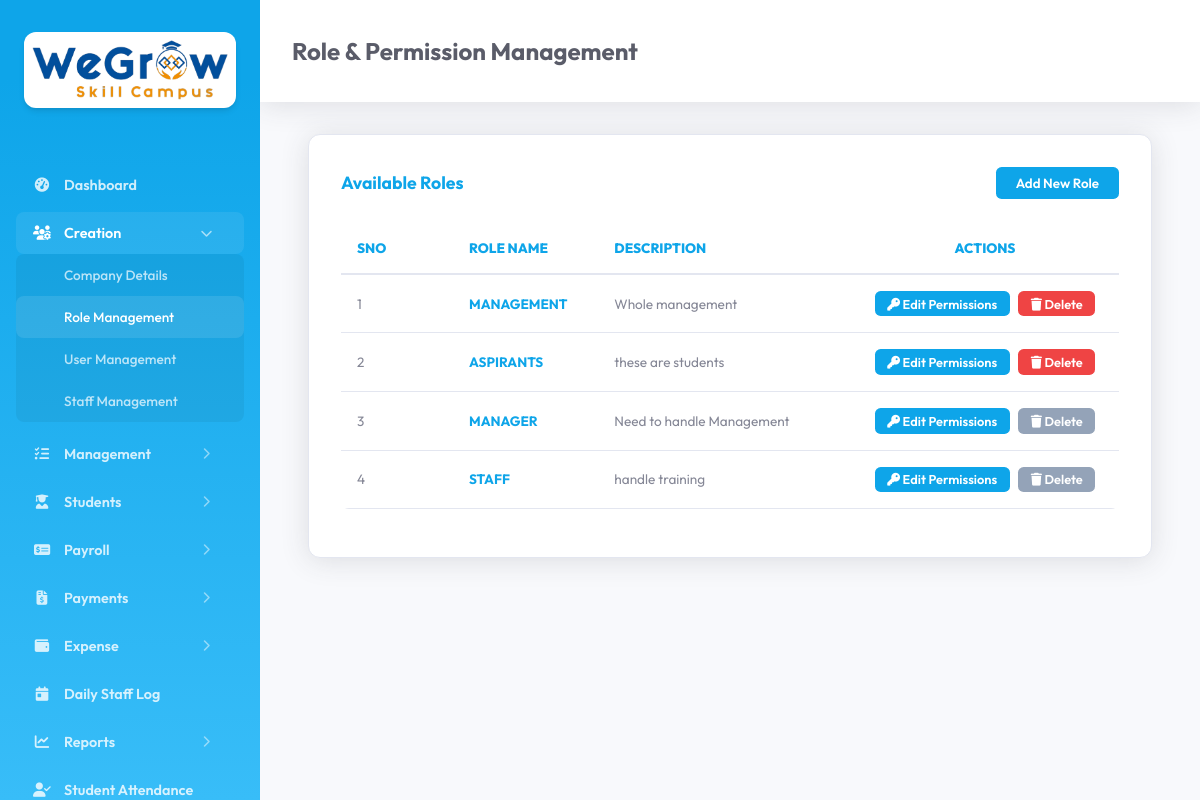
The app's page /role.php (signed in) with its own data.
### tables this page shows
CREATE TABLE `tc_roles` (
  `id` int(11) NOT NULL AUTO_INCREMENT,
  `created_date_time` datetime DEFAULT NULL,
  `updated_date_time` datetime DEFAULT NULL,
  `company_id` mediumtext DEFAULT NULL,
  `role_id` mediumtext DEFAULT NULL,
  `role_name` mediumtext DEFAULT NULL,
  `description` mediumtext DEFAULT NULL,
  `deleted` int(11) NOT NULL DEFAULT 0,
  PRIMARY KEY (`id`)
);

### main/basic_functions.php (called while the page is built, shortened)
<?php
    include_once("config.php");
    class Basic_Functions extends Database {
        public $con;
        public function getCompanyId() {
            return $_SESSION['company_id'] ?? null;
        }
        public function getTableRecords($table, $field = '', $value = '', $orderby = 'id DESC') {
            $con = $this->con;
            $sql = "SELECT * FROM $table WHERE deleted = :deleted";
            $params = [":deleted" => 0];
            $company_id = $this->getCompanyId();
            if ($table === $GLOBALS['role_table']) {
                $sql .= " AND LOWER(role_name) != 'admin'";
            }
            $sql .= " ORDER BY $orderby";
            $stmt = $con->prepare($sql);
            $stmt->execute($params);
            return $stmt->fetchAll();
        }
        public function isRecordLinked($relations) {
            foreach ($relations as $rel) {
                $table = $rel['table'];
                $column = $rel['column'];
                $value = $rel['value'];
                $label = $rel['label'] ?? $table;
                $sql = "SELECT COUNT(*) FROM {$table} WHERE {$column} = :val AND deleted = 0";
                $params = [':val' => $value];
                $stmt = $this->con->prepare($sql);
                $stmt->execute($params);
                $count = $stmt->fetchColumn();
                if ($count > 0) {
                    return $label;
                }
            }
            return false;
        }
    }
?>

### main/config.php (called while the page is built, shortened)
<?php
    class Database {
        private $host = "localhost";
        private $dbname = "training_center_db";
        private $username = "root";
        private $password = "";
        public function connect() {
            try {
                $this->conn = new PDO(
                    "mysql:host=".$this->host.";dbname=".$this->dbname,
                    $this->username,
                    $this->password
                );
                $this->conn->setAttribute(PDO::ATTR_ERRMODE, PDO::ERRMODE_EXCEPTION);
                $this->conn->exec("SET NAMES utf8");
                return $this->conn;
            }
            catch(PDOException $e) {
                echo "Database Connection Failed : ".$e->getMessage();
                exit;
            }
        }
    }
?>

### common_file.php (called while the page is built, shortened)
<?php
    require_once 'main/basic_functions.php';
    require_once 'main/report_functions.php';
    $bf = new Report_Functions();
?>

### main/report_functions.php (called while the page is built, shortened)
<?php
    include_once("config.php");
    include_once("basic_functions.php");
    class Report_Functions extends Basic_Functions {
        public function __construct() {
            $this->con = $this->connect();
        }
    }

### role.php (the view, shortened to what this page needs)
<?php
require_once 'common_file.php';
?>
<!DOCTYPE html>
<html lang="en">
<head>
    <link rel="stylesheet" href="assets/css/style.css">
</head>
<body>
    <?php include 'sidebar.php'; ?>
    <div class="main-content">
        <?php if (empty($action)): ?>
            <div class="header">
                <h2>Role & Permission Management</h2>
            </div>
            <div class="module-section">
                <div class="section-title">
                    Available Roles
                    <button class="btn-add" onclick="submitRoleAction('add')">Add New Role</button>
                </div>
                <div class="table-responsive">
                    <table>
                        <thead>
                            <tr>
                                <th style="width: 80px;">Sno</th>
                                <th>Role Name</th>
                                <th>Description</th>
                                <th style="width: 280px; text-align: center;">Actions</th>
                            </tr>
                        </thead>
                        <tbody>
                            <?php
                            $roles = $bf->getTableRecords($GLOBALS['role_table']);
                            if (empty($roles)) {
                                echo '<tr><td colspan="4" style="text-align:center">No roles found.</td></tr>';
                            } else {
                                $sno = 1;
                                foreach ($roles as $r) {
                                    ?>
                                    <tr>
                                        <td><?php echo $sno++; ?></td>
                                        <td>
                                            <strong style="color: var(--primary); text-transform: uppercase;">
                                                <?php echo htmlspecialchars($r['role_name']); ?>
                                            </strong>
                                        </td>
                                        <td><?php echo htmlspecialchars($r['description']); ?></td>
                                        <td style="text-align: center;">
                                            <div style="display: flex; gap: 0.5rem; justify-content: center;">
                                                <button class="btn-add" style="padding: 0.3rem 0.8rem; font-size: 0.8rem; background: var(--primary);" onclick="submitRoleAction('edit', '<?php echo $r['role_id']; ?>')">
                                                    <i class="fas fa-key"></i> Edit Permissions
                                                </button>
                                                <?php
                                                $relations = [
                                                    ['table' => $GLOBALS['staff_table'], 'column' => 'role_id', 'value' => $r['role_id'], 'label' => 'Staff'],
                                                    ['table' => $GLOBALS['user_table'], 'column' => 'role', 'value' => $r['role_name'], 'label' => 'User']
                                                ];
                                                $linked = $bf->isRecordLinked($relations);
                                                if ($linked) { ?>
                                                    <button class="btn-add" style="padding: 0.3rem 0.8rem; font-size: 0.8rem; background: #94a3b8; cursor: not-allowed;" title="Cannot delete: Linked with <?php echo $linked; ?> table" onclick="alert('Cannot delete: this role is linked with <?php echo $linked; ?>. Please delete linked <?php echo strtolower($linked); ?> records first.')">
                                                        <i class="fas fa-trash"></i> Delete
                                                    </button>
                                                <?php } else { ?>
                                                    <button class="btn-add" style="padding: 0.3rem 0.8rem; font-size: 0.8rem; background: #ef4444;" onclick="deleteRole('<?php echo $r['role_id']; ?>')">
                                                        <i class="fas fa-trash"></i> Delete
                                                    </button>
                                                <?php } ?>
                                            </div>
                                        </td>
                                    </tr>
                                    <?php
                                }
                            }
                            ?>
                        </tbody>
                    </table>
                </div>
            </div>
        <?php endif; ?>
    </div>
</body>
</html>

### assets/css/style.css (style rules this page uses)
:root { --primary: #0ea5e9; --primary-hover: #0284c7; --bg: #f8f9fc; --sidebar-bg: #0ea5e9; --sidebar-gradient: linear-gradient(180deg, #0ea5e9 10%, #38bdf8 100%); --card: #ffffff; --text: #5a5c69; --text-muted: #858796; --border: #e3e6f0; --sidebar-width: 260px; }
body { margin: 0; font-family: 'Outfit', sans-serif; background: var(--bg); color: var(--text); display: flex; min-height: 100vh; overflow-x: hidden; }
.main-content { flex-grow: 1; padding: 2rem 3rem; min-width: 0; }
.module-section { background: var(--card); padding: 2rem; border-radius: 0.75rem; border: 1px solid var(--border); box-shadow: 0 0.15rem 1.75rem 0 rgba(58, 59, 69, 0.15); margin-bottom: 2rem; }
.section-title { font-size: 1.1rem; font-weight: 700; margin-bottom: 1.5rem; display: flex; justify-content: space-between; align-items: center; color: var(--primary); }
.btn-add, .btn-save { background: var(--primary); color: white; border: none; padding: 0.5rem 1.25rem; border-radius: 0.35rem; cursor: pointer; font-family: inherit; font-weight: 600; transition: background 0.2s; }
.table-responsive { width: 100%; overflow-x: auto; -webkit-overflow-scrolling: touch; margin-bottom: 1rem; border-radius: 0.5rem; }
table { width: 100%; border-collapse: collapse; min-width: 800px; }
th { text-align: left; color: var(--primary); padding: 1rem; border-bottom: 2px solid var(--border); font-weight: 800; font-size: 0.85rem; text-transform: uppercase; }
td { padding: 1rem; border-bottom: 1px solid var(--border); color: #858796; font-size: 0.85rem; }
.header { display: flex; justify-content: space-between; align-items: center; margin-bottom: 2rem; background: #fff; padding: 1rem 2rem; margin: -2rem -3rem 2rem -3rem; box-shadow: 0 0.15rem 1.75rem 0 rgba(58, 59, 69, 0.15); }

### records on screen
tc_roles: role_name "MANAGEMENT", description "Whole management"
tc_roles: role_name "ASPIRANTS", description "these are students"
tc_roles: role_name "MANAGER", description "Need to handle Management"
tc_roles: role_name "STAFF", description "handle training"

### other values on screen
$modules[$page_key] "Dashboard"
$item['title'] "Creation"
$modules[$page_key] "Company Details"
$modules[$page_key] "Role Management"
$modules[$page_key] "User Management"
$modules[$page_key] "Staff Management"
$item['title'] "Management"
$item['title'] "Students"
$item['title'] "Payroll"
$item['title'] "Payments"
$item['title'] "Expense"
$modules[$page_key] "Daily Staff Log"
$item['title'] "Reports"
$modules[$page_key] "Student Attendance"
